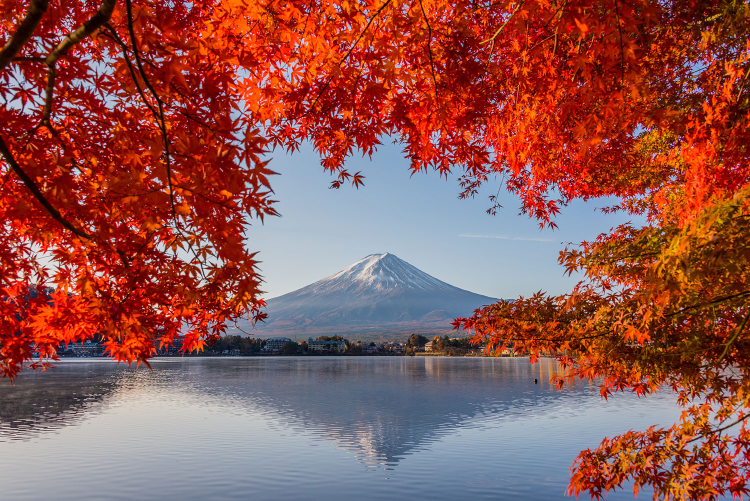
#> input picture demo.jpg, 1500 x 1001 px (shown at 1/2 size)
$ python palette.py
#> lines starting #> are read from the running program, lines starting #| are printed output that depends on the picture; after the words box and inside, x2 and y2 are one past the last pixel; in counts of white or black regions, pixels touching at a corner belong together
import cv2 as cv
import numpy as np
from sklearn import cluster
import matplotlib.pyplot as plt
import pandas as pd

an_image = cv.imread("demo.jpg")
#> an_image is the input picture: shape (1001, 1500, 3); mean B, G, R 80.1, 85.8, 144.6

print(an_image.shape)
#| (1001, 1500, 3)

image_array = np.array(an_image)
image_array = image_array.reshape(an_image.shape[0]*an_image.shape[1],-1)

# print("data image : ",image_array)

image_df = pd.DataFrame(image_array, columns=("red", "green", "blue"))
#> image_df = table of 1501500 rows and 3 columns

# [6 lines of commented-out code are left out]

kmeans = cluster.KMeans(n_clusters=10).fit(image_df)

palette_colors = kmeans.cluster_centers_
#> palette_colors = [[202.6, 193.1, 187.1], [4.03, 11.46, 122.3], [151.3, 127.2, 114], [10.83, 84.62, 236.8], [10.72, 17.73, 62.02], [189.4, 168.7, 153.2], [105.6, 89.57, 90.48], [104, 108.1, 193.8], [19.87, 58, 145.4], [6.5, 27.57, 188.6]]

for i,(r,g,b) in enumerate(palette_colors):
    palette_colors[i] = (round(r),round(g),round(b))
#> this loop made 10 passes
#> after the loop, palette_colors = [[203, 193, 187], [4, 11, 122], [151, 127, 114], [11, 85, 237], [11, 18, 62], [189, 169, 153], [106, 90, 90], [104, 108, 194], [20, 58, 145], [6, 28, 189]]


print(palette_colors)
#| [[203. 193. 187.]
#|  [  4.  11. 122.]
#|  [151. 127. 114.]
#|  [ 11.  85. 237.]
#|  [ 11.  18.  62.]
#|  [189. 169. 153.]
#|  [106.  90.  90.]
#|  [104. 108. 194.]
#|  [ 20.  58. 145.]
#|  [  6.  28. 189.]]

an_image = cv.resize(an_image,(500,500))
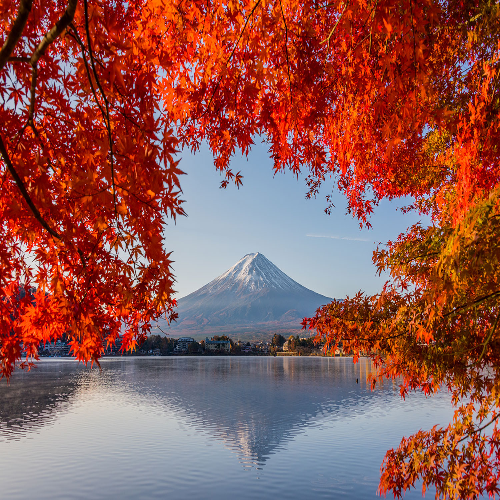
#> an_image: shape (500, 500, 3); mean B, G, R 80.1, 85.7, 144.5

x = 0
y = 0

for (r,g,b) in palette_colors:
    cv.rectangle(an_image,(0,y),(50,y+50),color=(r,g,b),thickness=-1)
    x += 50
    y += 50
#> this loop made 10 passes
#> (r, g, b, x, y) on passes 1 to 10: (203, 193, 187, 50, 50), (4, 11, 122, 100, 100), (151, 127, 114, 150, 150), (11, 85, 237, 200, 200), (11, 18, 62, 250, 250), (189, 169, 153, 300, 300), (106, 90, 90, 350, 350), (104, 108, 194, 400, 400), (20, 58, 145, 450, 450), (6, 28, 189, 500, 500)
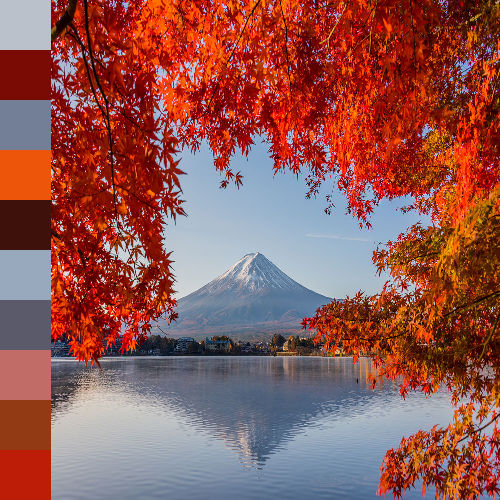
#> an_image: shape (500, 500, 3); 10.2% of pixels changed, all inside (x1, y1, x2, y2) = (0, 0, 51, 500)
#> after the loop, x = 500; y = 500

cv.imshow("Image",an_image)
cv.waitKey(0)
